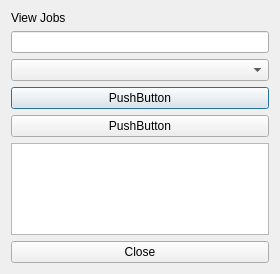
<?xml version="1.0" encoding="UTF-8"?>
<ui version="4.0">
 <class>Jobsview</class>
 <widget class="QDialog" name="Jobsview">
  <property name="geometry">
   <rect>
    <x>0</x>
    <y>0</y>
    <width>280</width>
    <height>274</height>
   </rect>
  </property>
  <property name="windowTitle">
   <string>jobsview — The Dollar Tracker</string>
  </property>
  <layout class="QVBoxLayout" name="layout">
   <item>
    <widget class="QLabel" name="title">
     <property name="text">
      <string>View Jobs</string>
     </property>
    </widget>
   </item>
   <item>
    <widget class="QLineEdit" name="editEmpId"/>
   </item>
   <item>
    <widget class="QComboBox" name="comboRole"/>
   </item>
   <item>
    <widget class="QPushButton" name="saveBtn">
     <property name="text">
      <string>PushButton</string>
     </property>
    </widget>
   </item>
   <item>
    <widget class="QPushButton" name="closeBtn_2">
     <property name="text">
      <string>PushButton</string>
     </property>
    </widget>
   </item>
   <item>
    <widget class="QTextEdit" name="area"/>
   </item>
   <item>
    <widget class="QPushButton" name="closeBtn">
     <property name="text">
      <string>Close</string>
     </property>
    </widget>
   </item>
  </layout>
 </widget>
 <resources/>
 <connections/>
</ui>
